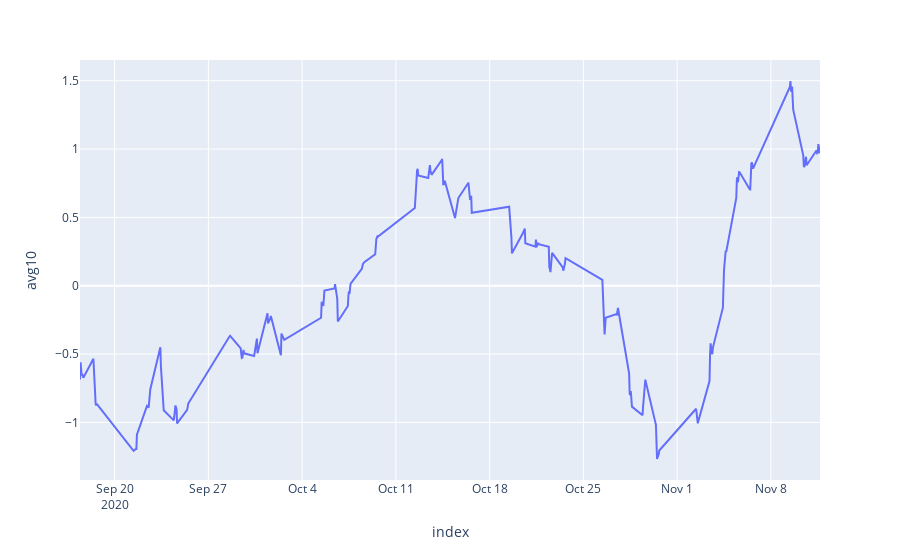

Source (notebook cell):
### Code cell
fig = px.line(df_merged, x="index", y='avg10')
fig.show()

### Figure 1 — Plotly figure (JSON) as saved in the notebook; plotly's stock layout.template omitted (floating-point values rounded to 4 significant figures; data arrays with more than 128 entries replaced by an {"elided": "..."} marker saying what was removed)
{"data": [{"hovertemplate": "index=%{x}<br>avg10=%{y}<extra></extra>", "legendgroup": "", "line": {"color": "#636efa", "dash": "solid"}, "mode": "lines", "name": "", "orientation": "v", "showlegend": false, "type": "scatter", "x": {"elided": "187 str values"}, "xaxis": "x", "y": {"elided": "187 float values"}, "yaxis": "y"}], "layout": {"legend": {"tracegroupgap": 0}, "margin": {"t": 60}, "xaxis": {"anchor": "y", "domain": [0, 1], "title": {"text": "index"}}, "yaxis": {"anchor": "x", "domain": [0, 1], "title": {"text": "avg10"}}}}
